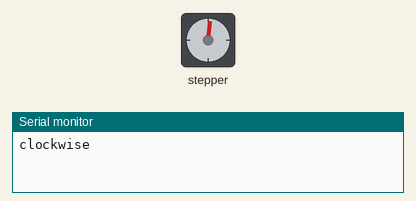
Recording of a sketch running on a simulated Arduino Uno, built with avr-gcc and run on an emulated ATmega328P. Shown: stepper motor, the last lines printed to the serial monitor. Stepper angles assume 50 steps per turn.

Above: at 0.05 s.
At 0.8 s:
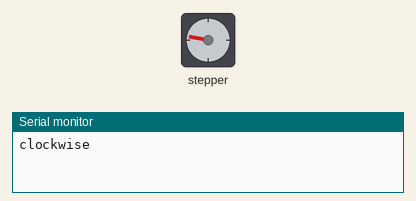
At 1.45 s:
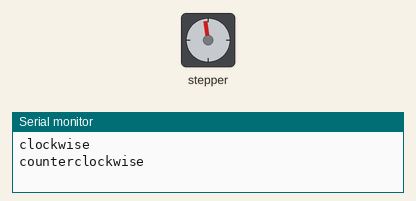
At 2.1 s:
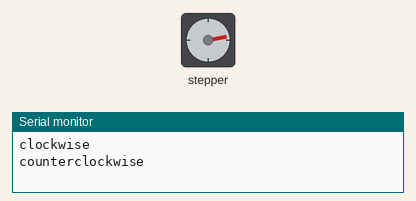
Timing chart, 0 to 6.0 s (numbered marks = the images above):
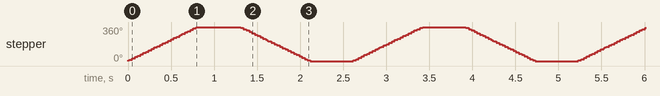

The sketch:

lab_5_2.ino
```cpp
#include <Stepper.h>

const int stepsPerRevolution = 50;  //number of steps per revolution

// initialize the stepper library on pins 8 through 11:
Stepper myStepper(stepsPerRevolution, 8, 9, 10, 11);

void setup() {
  // set the speed
  myStepper.setSpeed(75);
  Serial.begin(9600);
}

void loop() {
  // step one revolution  in one direction
  Serial.println("clockwise");
  myStepper.step(stepsPerRevolution);
  delay(500);

  // step one revolution in the other direction
  Serial.println("counterclockwise");
  myStepper.step(-stepsPerRevolution);
  delay(500);
}
```

Measured:
- by itself, stepper: turns 360° clockwise in 0.79 s, then 360° counter-clockwise in 0.81 s, repeating every 2.6 s
